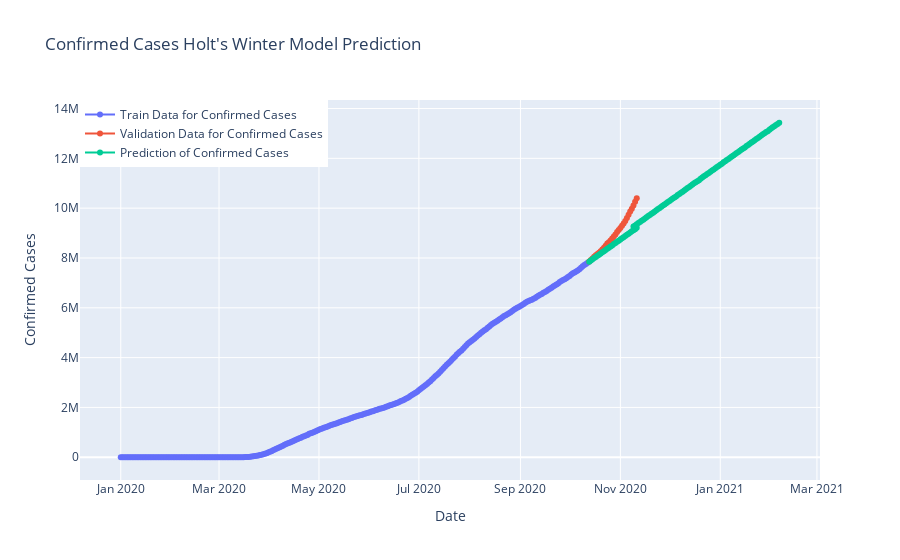

Notebook source saved alongside this figure:
### Code cell
fig=go.Figure()
fig.add_trace(go.Scatter(x=model_train.index, y=model_train["cumulative_confirmed_winter"],
                    mode='lines+markers',name="Train Data for Confirmed Cases"))
fig.add_trace(go.Scatter(x=valid.index, y=valid["cumulative_confirmed"],
                    mode='lines+markers',name="Validation Data for Confirmed Cases",))
fig.add_trace(go.Scatter(x=y_pred.index, y=y_pred["Holt's Winter Model"],
                    mode='lines+markers',name="Prediction of Confirmed Cases",))
fig.update_layout(title="Confirmed Cases Holt's Winter Model Prediction",
                 xaxis_title="Date",yaxis_title="Confirmed Cases",legend=dict(x=0,y=1,traceorder="normal"))
fig.show()
